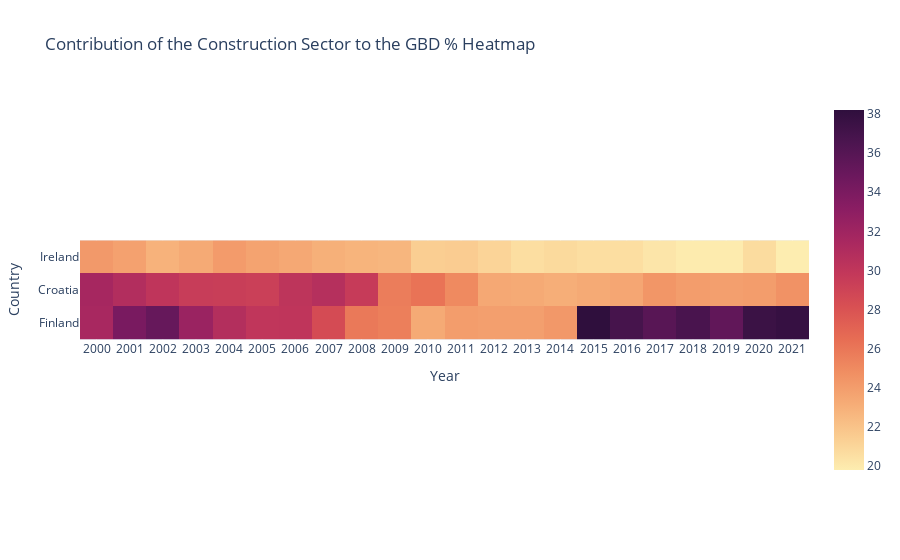

The cell this chart's notebook holds for it:
### Code cell
import plotly.express as px

# Filter the dataframes for the selected countries
countries = ["Ireland", "Croatia", "Finland"]
filtered_data = merged_filtered[merged_filtered['Country'].isin(countries)]

# Generate the heatmap using plotly express
fig = px.imshow(filtered_data.pivot(index='Country', columns='Year', values='Contribution of the construction sector to the GBD %'),
                x=filtered_data['Year'].unique(),
                y=countries,
                color_continuous_scale='matter',
                title='Contribution of the Construction Sector to the GBD % Heatmap')

fig.update_xaxes(title_text='Year')
fig.update_yaxes(title_text='Country')

fig.show()

### Figure 1 — Plotly figure (JSON) as saved in the notebook; plotly's stock layout.template omitted (floating-point values rounded to 4 significant figures)
{"data": [{"coloraxis": "coloraxis", "hovertemplate": "Year: %{x}<br>Country: %{y}<br>color: %{z}<extra></extra>", "name": "0", "type": "heatmap", "x": ["2000", "2001", "2002", "2003", "2004", "2005", "2006", "2007", "2008", "2009", "2010", "2011", "2012", "2013", "2014", "2015", "2016", "2017", "2018", "2019", "2020", "2021"], "xaxis": "x", "y": ["Ireland", "Croatia", "Finland"], "yaxis": "y", "z": [[24.2, 23.8, 22.9, 23.3, 24.1, 23.7, 23.4, 23, 22.8, 22.7, 21.4, 21.5, 21.1, 20.6, 20.8, 20.6, 20.6, 20.2, 19.9, 19.9, 20.7, 19.8], [31.6, 30.9, 30.1, 29.5, 29.4, 29.3, 30.2, 30.7, 29.6, 25.7, 26.2, 25, 23.4, 23.3, 23.1, 23.3, 23.5, 24.4, 24, 23.9, 24, 24.6], [31.5, 34.1, 35.1, 32.3, 30.8, 30, 30.1, 28.5, 25.9, 25.6, 23.3, 24, 23.9, 23.9, 24.3, 38.2, 36.9, 35.9, 36.7, 35.4, 37.5, 37.8]]}], "layout": {"coloraxis": {"colorscale": [[0, "rgb(253, 237, 176)"], [0.09091, "rgb(250, 205, 145)"], [0.1818, "rgb(246, 173, 119)"], [0.2727, "rgb(240, 142, 98)"], [0.3636, "rgb(231, 109, 84)"], [0.4545, "rgb(216, 80, 83)"], [0.5455, "rgb(195, 56, 90)"], [0.6364, "rgb(168, 40, 96)"], [0.7273, "rgb(138, 29, 99)"], [0.8182, "rgb(107, 24, 93)"], [0.9091, "rgb(76, 21, 80)"], [1, "rgb(47, 15, 61)"]]}, "title": {"text": "Contribution of the Construction Sector to the GBD % Heatmap"}, "xaxis": {"anchor": "y", "constrain": "domain", "domain": [0, 1], "scaleanchor": "y", "title": {"text": "Year"}}, "yaxis": {"anchor": "x", "autorange": "reversed", "constrain": "domain", "domain": [0, 1], "title": {"text": "Country"}}}}
